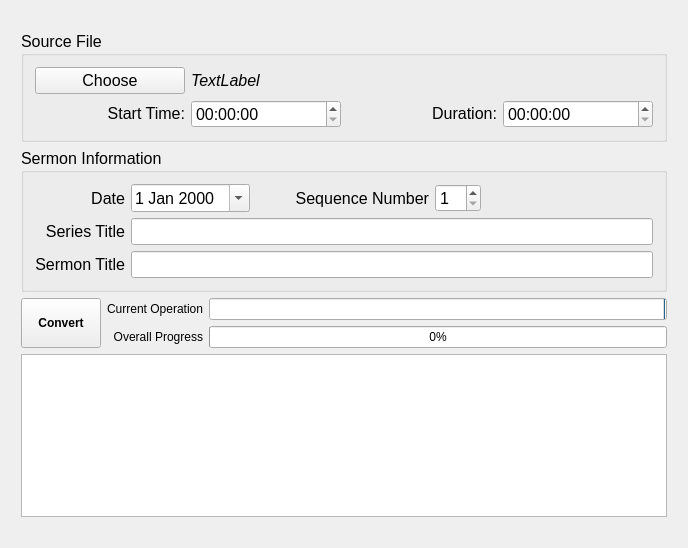
<?xml version="1.0" encoding="UTF-8"?>
<ui version="4.0">
 <class>MainWindow</class>
 <widget class="QMainWindow" name="MainWindow">
  <property name="windowModality">
   <enum>Qt::NonModal</enum>
  </property>
  <property name="geometry">
   <rect>
    <x>0</x>
    <y>0</y>
    <width>688</width>
    <height>548</height>
   </rect>
  </property>
  <property name="sizePolicy">
   <sizepolicy hsizetype="Expanding" vsizetype="Expanding">
    <horstretch>0</horstretch>
    <verstretch>0</verstretch>
   </sizepolicy>
  </property>
  <property name="acceptDrops">
   <bool>false</bool>
  </property>
  <property name="windowTitle">
   <string>SermonConvert</string>
  </property>
  <widget class="QWidget" name="centralWidget">
   <property name="sizePolicy">
    <sizepolicy hsizetype="Expanding" vsizetype="Expanding">
     <horstretch>0</horstretch>
     <verstretch>0</verstretch>
    </sizepolicy>
   </property>
   <layout class="QVBoxLayout" name="verticalLayout_6">
    <item>
     <layout class="QVBoxLayout" name="verticalLayout_12">
      <property name="leftMargin">
       <number>10</number>
      </property>
      <property name="topMargin">
       <number>20</number>
      </property>
      <property name="rightMargin">
       <number>10</number>
      </property>
      <property name="bottomMargin">
       <number>20</number>
      </property>
      <item>
       <widget class="QGroupBox" name="sourceDataBox">
        <property name="font">
         <font>
          <pointsize>12</pointsize>
         </font>
        </property>
        <property name="title">
         <string>Source File</string>
        </property>
        <property name="flat">
         <bool>false</bool>
        </property>
        <property name="checkable">
         <bool>false</bool>
        </property>
        <layout class="QGridLayout" name="gridLayout">
         <item row="1" column="0">
          <widget class="QLabel" name="labelStartTime">
           <property name="sizePolicy">
            <sizepolicy hsizetype="Expanding" vsizetype="Fixed">
             <horstretch>0</horstretch>
             <verstretch>0</verstretch>
            </sizepolicy>
           </property>
           <property name="text">
            <string>Start Time:</string>
           </property>
           <property name="alignment">
            <set>Qt::AlignRight|Qt::AlignTrailing|Qt::AlignVCenter</set>
           </property>
          </widget>
         </item>
         <item row="0" column="1">
          <widget class="QLabel" name="labelFileName">
           <property name="sizePolicy">
            <sizepolicy hsizetype="Expanding" vsizetype="Preferred">
             <horstretch>0</horstretch>
             <verstretch>0</verstretch>
            </sizepolicy>
           </property>
           <property name="font">
            <font>
             <italic>true</italic>
            </font>
           </property>
           <property name="text">
            <string>TextLabel</string>
           </property>
          </widget>
         </item>
         <item row="0" column="0">
          <widget class="QPushButton" name="chooseFileButton">
           <property name="text">
            <string>Choose</string>
           </property>
          </widget>
         </item>
         <item row="1" column="1">
          <widget class="QTimeEdit" name="timeStart">
           <property name="sizePolicy">
            <sizepolicy hsizetype="Expanding" vsizetype="Fixed">
             <horstretch>0</horstretch>
             <verstretch>0</verstretch>
            </sizepolicy>
           </property>
           <property name="displayFormat">
            <string>hh:mm:ss</string>
           </property>
          </widget>
         </item>
         <item row="1" column="2">
          <widget class="QLabel" name="labelDuration">
           <property name="sizePolicy">
            <sizepolicy hsizetype="Expanding" vsizetype="Fixed">
             <horstretch>0</horstretch>
             <verstretch>0</verstretch>
            </sizepolicy>
           </property>
           <property name="text">
            <string>Duration:</string>
           </property>
           <property name="alignment">
            <set>Qt::AlignRight|Qt::AlignTrailing|Qt::AlignVCenter</set>
           </property>
          </widget>
         </item>
         <item row="1" column="3">
          <widget class="QTimeEdit" name="timeDuration">
           <property name="sizePolicy">
            <sizepolicy hsizetype="Expanding" vsizetype="Fixed">
             <horstretch>0</horstretch>
             <verstretch>0</verstretch>
            </sizepolicy>
           </property>
           <property name="displayFormat">
            <string>hh:mm:ss</string>
           </property>
          </widget>
         </item>
        </layout>
       </widget>
      </item>
      <item>
       <widget class="QGroupBox" name="sermonDataBox">
        <property name="sizePolicy">
         <sizepolicy hsizetype="Preferred" vsizetype="Minimum">
          <horstretch>0</horstretch>
          <verstretch>0</verstretch>
         </sizepolicy>
        </property>
        <property name="font">
         <font>
          <pointsize>12</pointsize>
         </font>
        </property>
        <property name="title">
         <string>Sermon Information</string>
        </property>
        <layout class="QGridLayout" name="gridLayout_2">
         <item row="4" column="0">
          <widget class="QLabel" name="labelTitle">
           <property name="sizePolicy">
            <sizepolicy hsizetype="Maximum" vsizetype="Preferred">
             <horstretch>0</horstretch>
             <verstretch>0</verstretch>
            </sizepolicy>
           </property>
           <property name="text">
            <string>Sermon Title</string>
           </property>
           <property name="alignment">
            <set>Qt::AlignRight|Qt::AlignTrailing|Qt::AlignVCenter</set>
           </property>
          </widget>
         </item>
         <item row="0" column="1">
          <widget class="QDateEdit" name="sermonDate">
           <property name="enabled">
            <bool>true</bool>
           </property>
           <property name="sizePolicy">
            <sizepolicy hsizetype="Fixed" vsizetype="Preferred">
             <horstretch>0</horstretch>
             <verstretch>0</verstretch>
            </sizepolicy>
           </property>
           <property name="calendarPopup">
            <bool>true</bool>
           </property>
          </widget>
         </item>
         <item row="1" column="0">
          <widget class="QLabel" name="labelSeries">
           <property name="sizePolicy">
            <sizepolicy hsizetype="Minimum" vsizetype="Preferred">
             <horstretch>0</horstretch>
             <verstretch>0</verstretch>
            </sizepolicy>
           </property>
           <property name="text">
            <string>Series Title</string>
           </property>
           <property name="alignment">
            <set>Qt::AlignRight|Qt::AlignTrailing|Qt::AlignVCenter</set>
           </property>
          </widget>
         </item>
         <item row="0" column="0">
          <widget class="QLabel" name="labelDate">
           <property name="sizePolicy">
            <sizepolicy hsizetype="Minimum" vsizetype="Preferred">
             <horstretch>0</horstretch>
             <verstretch>0</verstretch>
            </sizepolicy>
           </property>
           <property name="text">
            <string>Date</string>
           </property>
           <property name="alignment">
            <set>Qt::AlignRight|Qt::AlignTrailing|Qt::AlignVCenter</set>
           </property>
          </widget>
         </item>
         <item row="0" column="4">
          <widget class="QSpinBox" name="sequenceNumber">
           <property name="enabled">
            <bool>true</bool>
           </property>
           <property name="sizePolicy">
            <sizepolicy hsizetype="Fixed" vsizetype="Preferred">
             <horstretch>0</horstretch>
             <verstretch>0</verstretch>
            </sizepolicy>
           </property>
           <property name="accelerated">
            <bool>false</bool>
           </property>
           <property name="prefix">
            <string/>
           </property>
           <property name="minimum">
            <number>1</number>
           </property>
           <property name="maximum">
            <number>52</number>
           </property>
           <property name="singleStep">
            <number>1</number>
           </property>
           <property name="value">
            <number>1</number>
           </property>
          </widget>
         </item>
         <item row="0" column="3">
          <widget class="QLabel" name="labelSequence">
           <property name="sizePolicy">
            <sizepolicy hsizetype="MinimumExpanding" vsizetype="Preferred">
             <horstretch>0</horstretch>
             <verstretch>0</verstretch>
            </sizepolicy>
           </property>
           <property name="text">
            <string>Sequence Number</string>
           </property>
           <property name="alignment">
            <set>Qt::AlignRight|Qt::AlignTrailing|Qt::AlignVCenter</set>
           </property>
          </widget>
         </item>
         <item row="0" column="5">
          <spacer name="horizontalSpacer">
           <property name="orientation">
            <enum>Qt::Horizontal</enum>
           </property>
           <property name="sizeType">
            <enum>QSizePolicy::MinimumExpanding</enum>
           </property>
           <property name="sizeHint" stdset="0">
            <size>
             <width>40</width>
             <height>20</height>
            </size>
           </property>
          </spacer>
         </item>
         <item row="1" column="1" colspan="5">
          <widget class="QLineEdit" name="seriesTitle">
           <property name="enabled">
            <bool>true</bool>
           </property>
           <property name="sizePolicy">
            <sizepolicy hsizetype="Expanding" vsizetype="Preferred">
             <horstretch>0</horstretch>
             <verstretch>0</verstretch>
            </sizepolicy>
           </property>
          </widget>
         </item>
         <item row="4" column="1" colspan="5">
          <widget class="QLineEdit" name="sermonTitle">
           <property name="enabled">
            <bool>true</bool>
           </property>
           <property name="sizePolicy">
            <sizepolicy hsizetype="Expanding" vsizetype="Preferred">
             <horstretch>0</horstretch>
             <verstretch>0</verstretch>
            </sizepolicy>
           </property>
          </widget>
         </item>
        </layout>
       </widget>
      </item>
      <item>
       <layout class="QGridLayout" name="gridLayout_3">
        <property name="sizeConstraint">
         <enum>QLayout::SetMinimumSize</enum>
        </property>
        <item row="0" column="2">
         <widget class="QProgressBar" name="operationProgress">
          <property name="value">
           <number>0</number>
          </property>
          <property name="invertedAppearance">
           <bool>true</bool>
          </property>
         </widget>
        </item>
        <item row="0" column="1">
         <widget class="QLabel" name="labelCurrentOperation">
          <property name="sizePolicy">
           <sizepolicy hsizetype="Minimum" vsizetype="Fixed">
            <horstretch>0</horstretch>
            <verstretch>0</verstretch>
           </sizepolicy>
          </property>
          <property name="maximumSize">
           <size>
            <width>150</width>
            <height>16777215</height>
           </size>
          </property>
          <property name="text">
           <string>Current Operation</string>
          </property>
          <property name="alignment">
           <set>Qt::AlignRight|Qt::AlignTrailing|Qt::AlignVCenter</set>
          </property>
         </widget>
        </item>
        <item row="1" column="1">
         <widget class="QLabel" name="labelOverall">
          <property name="sizePolicy">
           <sizepolicy hsizetype="Minimum" vsizetype="Fixed">
            <horstretch>0</horstretch>
            <verstretch>0</verstretch>
           </sizepolicy>
          </property>
          <property name="text">
           <string>Overall Progress</string>
          </property>
          <property name="alignment">
           <set>Qt::AlignRight|Qt::AlignTrailing|Qt::AlignVCenter</set>
          </property>
         </widget>
        </item>
        <item row="1" column="2">
         <widget class="QProgressBar" name="overallProgress">
          <property name="sizePolicy">
           <sizepolicy hsizetype="Expanding" vsizetype="Fixed">
            <horstretch>0</horstretch>
            <verstretch>0</verstretch>
           </sizepolicy>
          </property>
          <property name="value">
           <number>0</number>
          </property>
         </widget>
        </item>
        <item row="0" column="0" rowspan="2">
         <widget class="QPushButton" name="convertButton">
          <property name="sizePolicy">
           <sizepolicy hsizetype="Fixed" vsizetype="Expanding">
            <horstretch>0</horstretch>
            <verstretch>0</verstretch>
           </sizepolicy>
          </property>
          <property name="font">
           <font>
            <weight>75</weight>
            <bold>true</bold>
           </font>
          </property>
          <property name="text">
           <string>Convert</string>
          </property>
         </widget>
        </item>
       </layout>
      </item>
      <item>
       <widget class="QTextEdit" name="outputWindow"/>
      </item>
     </layout>
    </item>
   </layout>
  </widget>
 </widget>
 <layoutdefault spacing="6" margin="11"/>
 <resources/>
 <connections/>
</ui>
